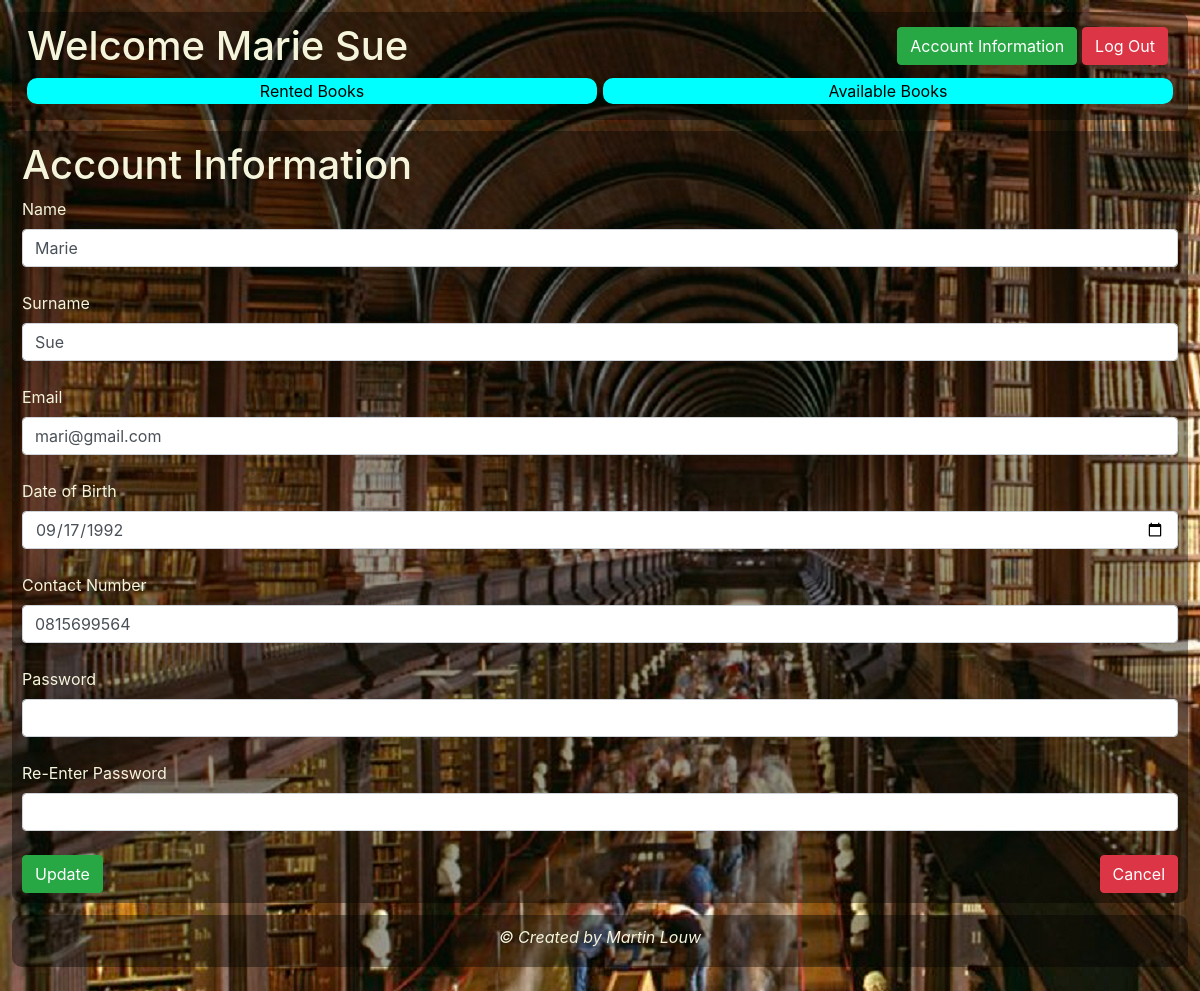
/member/memberAccInfo.php (signed in), run on the app's committed database.
### tables this page shows
CREATE TABLE `members` (
  `member_id` int(11) NOT NULL,
  `member_name` varchar(255) NOT NULL,
  `member_surname` varchar(255) NOT NULL,
  `member_date_of_birth` date NOT NULL,
  `member_email` varchar(255) NOT NULL,
  `member_password` varchar(255) NOT NULL,
  `member_contact_number` char(10) NOT NULL,
  `role_id` int(11) NOT NULL
);

### member/memberAccInfo.php (the view)
<?php include '../member/memberHeader.php'; ?>
	<?php
		$memberID = $_SESSION['loggedInMemberID'];
		$sql = "SELECT * FROM members
				INNER JOIN role ON members.role_id = role.role_id
				WHERE member_id = $memberID";
		$result = $conn->query($sql);
		if ($result) {
			if ($result->num_rows > 0) {
				while ($row = $result->fetch_assoc()) {
    ?>
    <form method="post" class="frmUpdateMember">
	    <h1>Account Information</h1>
		<label for="memberName">Name</label><br>
			<input type="text" id="memberName" name="memberName" value="<?= $row['member_name'] ?>" class="form-control"><br>
        <label for="memberSurname">Surname</label><br>
			<input type="text" id="memberSurname" name="memberSurname" value="<?= $row['member_surname'] ?>" class="form-control"><br>
        <label for="memberEmail">Email</label><br>
			<input type="email" id="memberEmail" name="memberEmail" value="<?= $row['member_email'] ?>" class="form-control"><br>
		<label for="memberDob">Date of Birth</label><br>
			<input type="date" id="memberDob" name="memberDob" value="<?= $row['member_date_of_birth'] ?>" class="form-control"><br>
        <label for="memberContact">Contact Number</label><br>
			<input type="number" id="memberContact" name="memberContact" class="form-control" value="<?= $row['member_contact_number'] ?>" max="9999999999"><br>
		<label for="memberPassword">Password</label><br>
			<input type="password" id="memberPassword" name="memberPassword" class="form-control"><br>
		<label for="memberReEnterPassword">Re-Enter Password</label><br>
			<input type="password" id="memberReEnterPassword" name="memberReEnterPassword" class="form-control"><br>
		<input type="submit" id="btnSubmitUpdate" name="btnSubmitUpdate" value="Update" class="btn btn-success btnSubmitBook">
		<button id="btnCancelUpdate" name="btnCancelUpdate" value="Cancel" class="btn btn-danger btnCancelBook">Cancel</button>
	</form>
    <?php
                        }
                    }
                }
                else {
                }
    ?>
<?php include '../member/memberFooter.php'; ?>

### member/memberHeader.php (shortened to what this page needs)
<!DOCTYPE html>
<html>
	<head>
		<?php require('../php/funcMember.php'); ?>
		<link rel='stylesheet' type='text/css' href='../css/member.css'>
		<link rel="stylesheet" href="https://stackpath.bootstrapcdn.com/bootstrap/4.5.0/css/bootstrap.min.css">
	</head>
	<body>
		<header class="container-fluid">
			<form method="post">
				<?php
					$memberID = $_SESSION['loggedInMemberID'];
					$sql = "SELECT * FROM members
							WHERE member_id = $memberID";
					$result = $conn->query($sql);
					if ($result) {
						if ($result->num_rows > 0) {
							while ($row = $result->fetch_assoc()) { ?>
								<h1>Welcome <?= $row['member_name'] . " " . $row['member_surname'] ?>
				<?php
							}
						}
					}
					else {
						echo "Error selecting table " . $conn->error;
					}
				?>
					<button id="btnLogOut" name="btnLogOut" class="btn btn-danger btnLogOut">Log Out</button>
					<button id="btnAccInfo" name="btnAccInfo" class="btn btn-success btnAccInfo">Account Information</button>
				</h1>
				<section class="buttonGrid">
					<div class="gridButton"><button id="btnRentedBooks" name="btnRentedBooks" class="btnNavigate">Rented Books</button></div>
					<div class="gridButton"><button id="btnAvailableBooks" name="btnAvailableBooks" class="btnNavigate">Available Books</button></div>
				</section>
			</form>
		</header>
		<main>

### css/member.css (style rules this page uses)
body { background-image: url(../media/librarian-as-career.jpg); background-repeat: no-repeat; padding: 1%; }
.container-fluid { background-color: rgba(0,0,0,.4); padding: 10px; border: solid; border-width: 0px; border-radius: 10px; margin-bottom: 1%; }
h1 { color: beige; }
.buttonGrid { display: grid; grid-template-areas: "gridButton gridButton"; grid-template-columns: repeat(2, 1fr); gap: 0.5%; grid-auto-rows: auto; grid-template-rows: auto; }
.gridButton { border: solid; border-width: 0px; border-radius: 10px; margin-bottom: 1%; text-align: center; }
.btnNavigate { background-color: aqua; width: 100%; border: solid; border-width: 0px; border-radius: 10px; }
.frmAddBook, .frmUpdateMember { background-color: rgba(0,0,0,.4); padding: 10px; border: solid; border-width: 0px; border-radius: 10px; margin-bottom: 1%; color: beige; }
.btnCancelBook { float: right; }
@media only screen and (min-width: 600px) { .btnLogOut, .btnAccInfo { float: right; width: fit-content; margin-right: 5px; margin-top: 5px; } }
@media only screen and (min-width: 768px) { .btnLogOut, .btnAccInfo { float: right; width: auto; margin-right: 5px; margin-top: 5px; } }
@media only screen and (min-width: 860px) { .btnLogOut, .btnAccInfo { float: right; width: auto; margin-right: 5px; margin-top: 5px; } }
@media only screen and (min-width: 992px) { .btnLogOut, .btnAccInfo { float: right; width: auto; margin-right: 5px; margin-top: 5px; } }
@media only screen and (min-width: 1200px) { .btnLogOut, .btnAccInfo { float: right; width: auto; margin-right: 5px; margin-top: 5px; } }

### data on the page
members: member_name "Marie", member_surname "Sue", memberName "Marie", memberSurname "Sue", memberEmail "mari@gmail.com", memberDob "09/17/1992", memberContact "0815699564"
